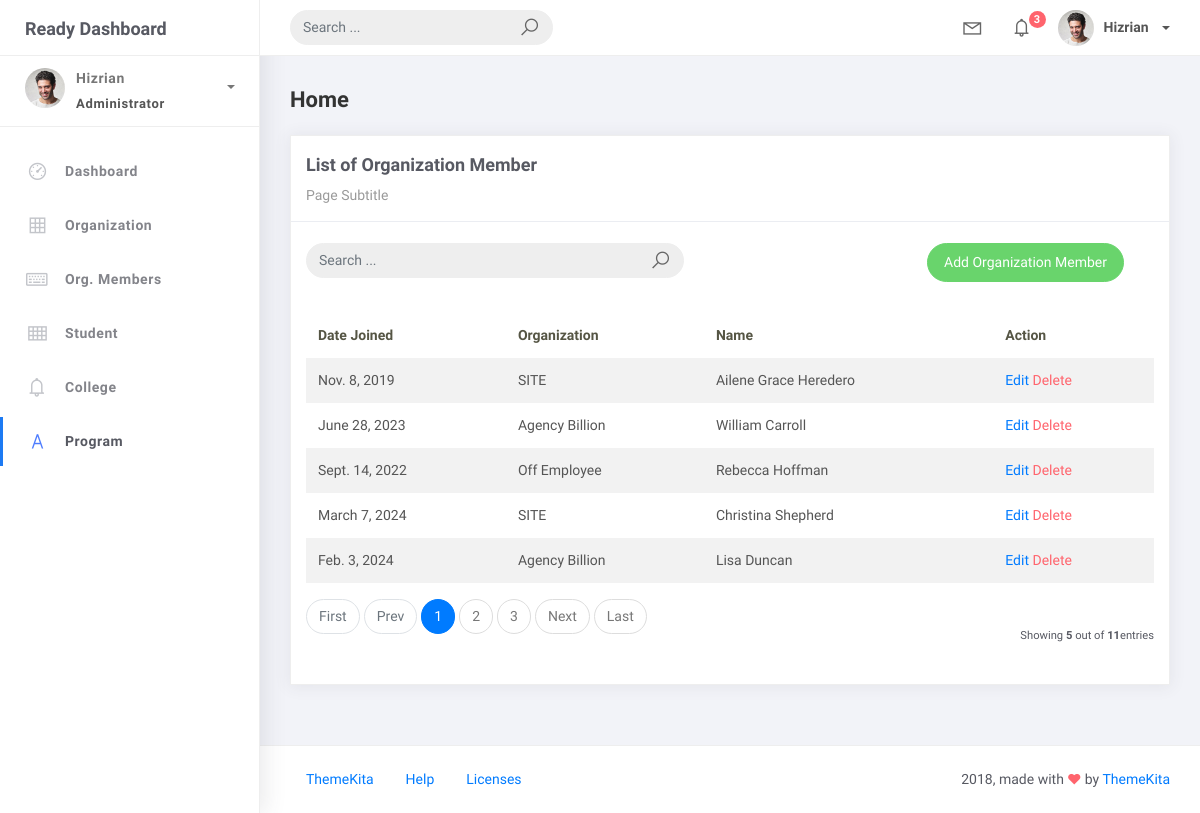
The page /orgmember_list on the database its author committed.
### studentorg/models.py (models this page shows, shortened)
class BaseModel(models.Model):
    created_at = models.DateTimeField(auto_now_add=True, db_index=True)
    updated_at = models.DateTimeField(auto_now=True)
    class Meta:
        abstract = True

class OrgMember(BaseModel):
    student = models.ForeignKey(Student, on_delete=models.CASCADE)
    organization = models.ForeignKey(Organization, on_delete = models.CASCADE)
    date_joined = models.DateField()

class Organization(BaseModel):
    name = models.CharField(max_length=250)
    college = models.ForeignKey(
        College, null=True, blank=True, on_delete=models.CASCADE)
    description = models.CharField(max_length=500)

class Student(BaseModel):
    student_id = models.CharField(max_length=15)
    lastname = models.CharField(max_length=25)
    firstname = models.CharField(max_length=25)
    middlename = models.CharField(max_length=25, blank=True, null=True)
    program= models.ForeignKey(Program, on_delete = models.CASCADE)

### studentorg/views.py (the view)
# urls.py: path('orgmember_list', OrgMemberList.as_view(), name='orgmember-list'),
class OrgMemberList(ListView):
    model = OrgMember
    context_object_name = 'orgmember'
    template_name  = 'orgmember_list.html'
    paginate_by = 5
    def get_context_data(self, **kwargs):
        context = super().get_context_data(**kwargs)
        context['organization_list'] = Organization.objects.all()
        return context
    def get_queryset(self, *args, **kwargs):
         qs = super(OrgMemberList, self).get_queryset(*args, **kwargs)
         if self.request.GET.get("q") != None:
             query = self.request.GET.get('q')
             qs = qs = qs.filter(Q(date_joined__icontains=query) |
                           Q(organization__name__icontains=query) | Q(student__firstname__icontains=query) | Q(student__lastname__icontains=query))
         return qs

### templates/orgmember_list.html
{% extends 'base.html' %} {%load static %} {% block content %}
<div class="content">
    <div class="container-fluid">
        <h4 class="page-title">Home</h4>
        <div class="row">
            <div class="col-md-12">
                <div class="card">
                    <div class="card-header">
                        <div class="card-title">List of Organization Member</div>
                        <div class="card-category">Page Subtitle</div>
                    </div>
                    <br />
                    <div class="col-md-12 row">
                        <div class="col-md-6">
                            <form class="navbar-left navbar-form nav-search mr-md-3"
                                action="{% url 'orgmember-list' %}">
                                <div class="input-group">
                                    <input type="text" placeholder="Search ..." class="form-control" name="q" />
                                    <div class="input-group-append">
                                        <span class="input-group-text">
                                            <i class="la la-search search-icon"></i>
                                        </span>
                                    </div>
                                </div>
                            </form>
                        </div>
                        <div class="col-md-6">
                            <div class="pull-right">
                                <a href="{% url 'orgmember-add' %}" class="btn btn-success btn-rounded">Add Organization
                                    Member</a>
                            </div>
                        </div>
                    </div>
                    <div class="card-body">
                        <table class="table table-striped mt-3">
                            <thead>
                                <tr>
                                    <th scope="col">Date Joined</th>
                                    <th scope="col">Organization</th>
                                    <th scope="col">Name</th>
                                    <th scope="col">Action</th>
                                </tr>
                            </thead>
                            <tbody>
                                {% for object in object_list %}
                                <tr>
                                    <td>{{ object.date_joined }}</td>
                                    <td>{{ object.organization.name}}</td>
                                    <td>{{ object.student.firstname }} {{ object.student.lastname }}</td>
                                    <td>
                                        <a href="orgmember_list/{{ object.id }}">Edit</a>
                                        <a href="orgmember_list/{{ object.id }}/delete" class="text-danger">Delete</a>
                                    </td>
                                </tr>
                                {% empty %}
                                <tr>
                                    <td colspan="4" style="text-align: center">
                                        <p class="text-sm font-weight-bold mb-0">No Records Found</p>
                                    </td>
                                </tr>
                                {% endfor %}
                            </tbody>
                        </table>
                        {% include 'includes/pagination.html' %}
                    </div>
                </div>
            </div>
        </div>
    </div>
</div>
{% endblock %}

### rows shown on the page
OrgMember: date_joined "Nov. 8, 2019", organization.name "SITE", student.firstname "Ailene Grace", student.lastname "Heredero"
OrgMember: date_joined "June 28, 2023", organization.name "Agency Billion", student.firstname "William", student.lastname "Carroll"
OrgMember: date_joined "Sept. 14, 2022", organization.name "Off Employee", student.firstname "Rebecca", student.lastname "Hoffman"
OrgMember: date_joined "March 7, 2024", organization.name "SITE", student.firstname "Christina", student.lastname "Shepherd"
OrgMember: date_joined "Feb. 3, 2024", organization.name "Agency Billion", student.firstname "Lisa", student.lastname "Duncan"

### other values the page prints
{{ page_num }} "1"
{{ page_num }} "2" "3"
{{ object_list.count }} "5"
{{ paginator.count }} "11"
